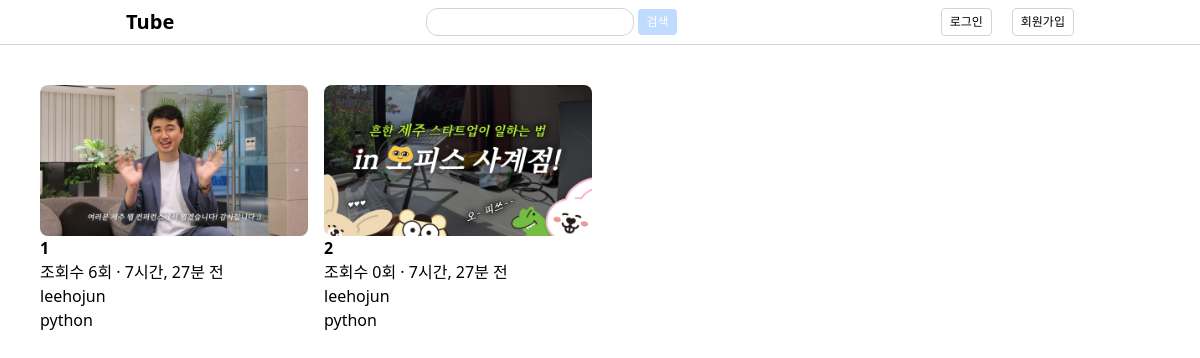
Screenshot of /tube/tag/python/ with the database file from the repository.
### tube/models.py (models this page shows, shortened)
class Post(models.Model):
    title = models.CharField(max_length=100)
    content = models.TextField()
    thumbnail_image = models.ImageField(upload_to="blog/images/%Y/%m/%d/")
    video_file = models.FileField(upload_to="blog/files/%Y/%m/%d/")
    view_count = models.IntegerField(default=0)
    created_at = models.DateTimeField(auto_now_add=True)
    updated_at = models.DateField(auto_now=True)
    author = models.ForeignKey(User, on_delete=models.CASCADE)
    tags = models.ManyToManyField("Tag", blank=True)

class Tag(models.Model):
    name = models.CharField(max_length=50, unique=True)

### tube/views.py (the view)
# urls.py: path("tag/<str:tag>/", views.tube_tag, name="tube_tag"),
def tube_tag(request, tag):
    posts = Post.objects.filter(tags__name__iexact=tag)
    return render(request, "tube/tube_list.html", {"posts": posts})

### templates/tube/tube_list.html
{% extends 'base.html' %}
{% block content %}
<div class="grid grid-cols-4 gap-4 p-4 m-6">
{% for post in posts %}
    <section>
        <a href="{% url 'tube_detail' post.pk %}">
            {% if post.thumbnail_image %}
                <img class="w-[100%] rounded-lg" src="{{ post.thumbnail_image.url }}" alt="{{ post.title }}">
            {% endif %}
            <h2 class="font-bold">{{ post.title }}</h2>
            <p>조회수 {{ post.view_count }}회 · {{ post.created_at|timesince }} 전</p>
            <p>{{ post.author }}</p>
            {% for tag in post.tags.all %}
                <a href="{% url 'tube_tag' tag.name %}">{{ tag.name }}</a>
            {% endfor %}
        </a>
    </section>
{% endfor %}
</div>
{% endblock %}

### rows the page displays
Post: thumbnail_image (picture), title "1", view_count "6", created_at "7시간, 27분", author "leehojun"
Tag: name "python"
Post: thumbnail_image (picture), title "2", view_count "0", created_at "7시간, 27분", author "leehojun"
